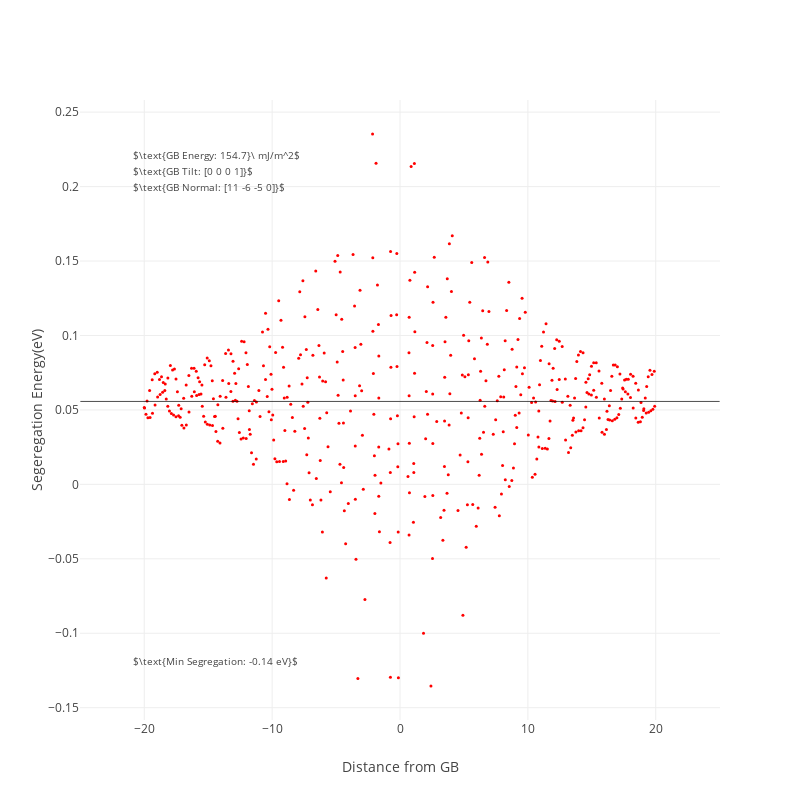

Notebook source saved alongside this figure:
### Code cell
f.peratom_energy_dist(2)

### Figure 1 — Plotly figure (JSON) as saved in the notebook; plotly's stock layout.template omitted (floating-point values rounded to 4 significant figures; data arrays with more than 128 entries replaced by an {"elided": "..."} marker saying what was removed)
{"data": [{"marker": {"color": "red", "size": 3, "symbol": "circle"}, "mode": "markers", "name": "Test", "type": "scatter", "uid": "9ea0abaa-ba45-46f2-b584-2ca36bd272b6", "x": {"elided": "477 float values"}, "y": {"elided": "477 float values"}}], "layout": {"annotations": [{"font": {"size": 10}, "showarrow": false, "text": "$\\text{GB Energy: 154.7}\\ mJ/m^2$", "x": 0.08, "xref": "paper", "y": 0.925, "yref": "paper"}, {"font": {"size": 10}, "showarrow": false, "text": "$\\text{GB Tilt: [0 0 0 1]}$", "x": 0.08, "xref": "paper", "y": 0.9, "yref": "paper"}, {"font": {"size": 10}, "showarrow": false, "text": "$\\text{GB Normal: [11 -6 -5 0]}$", "x": 0.08, "xref": "paper", "y": 0.875, "yref": "paper"}, {"font": {"size": 10}, "showarrow": false, "text": "$\\text{Min Segregation: -0.14 eV}$", "x": 0.08, "xref": "paper", "y": 0.08, "yref": "paper"}], "autosize": false, "height": 800, "shapes": [{"line": {"width": 0.7}, "type": "line", "x0": -25, "x1": 25, "y0": 0.0557, "y1": 0.0557}], "width": 800, "xaxis": {"autorange": true, "range": [-25.03, 25.03], "title": {"text": "Distance from GB"}, "type": "linear", "zeroline": false}, "yaxis": {"autorange": true, "range": [-0.1583, 0.2582], "title": {"text": "Segeregation Energy(eV)"}, "type": "linear", "zeroline": false}}}
